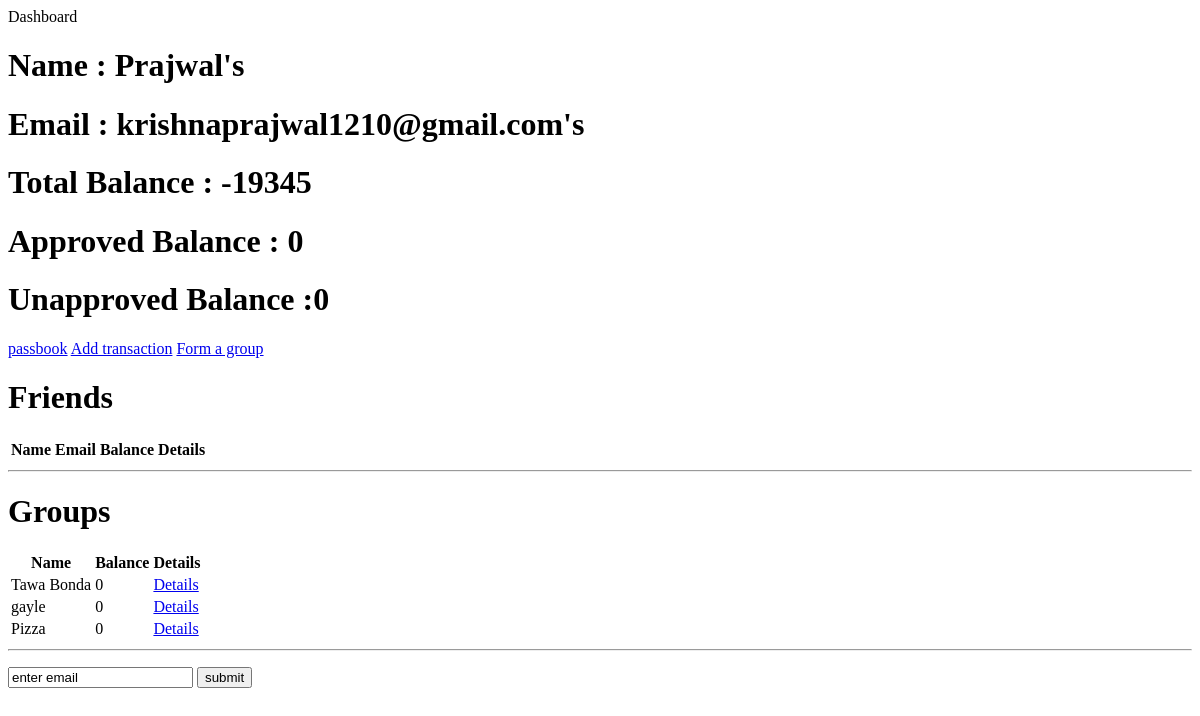
Before: /users/1 (signed in) with the older database file.
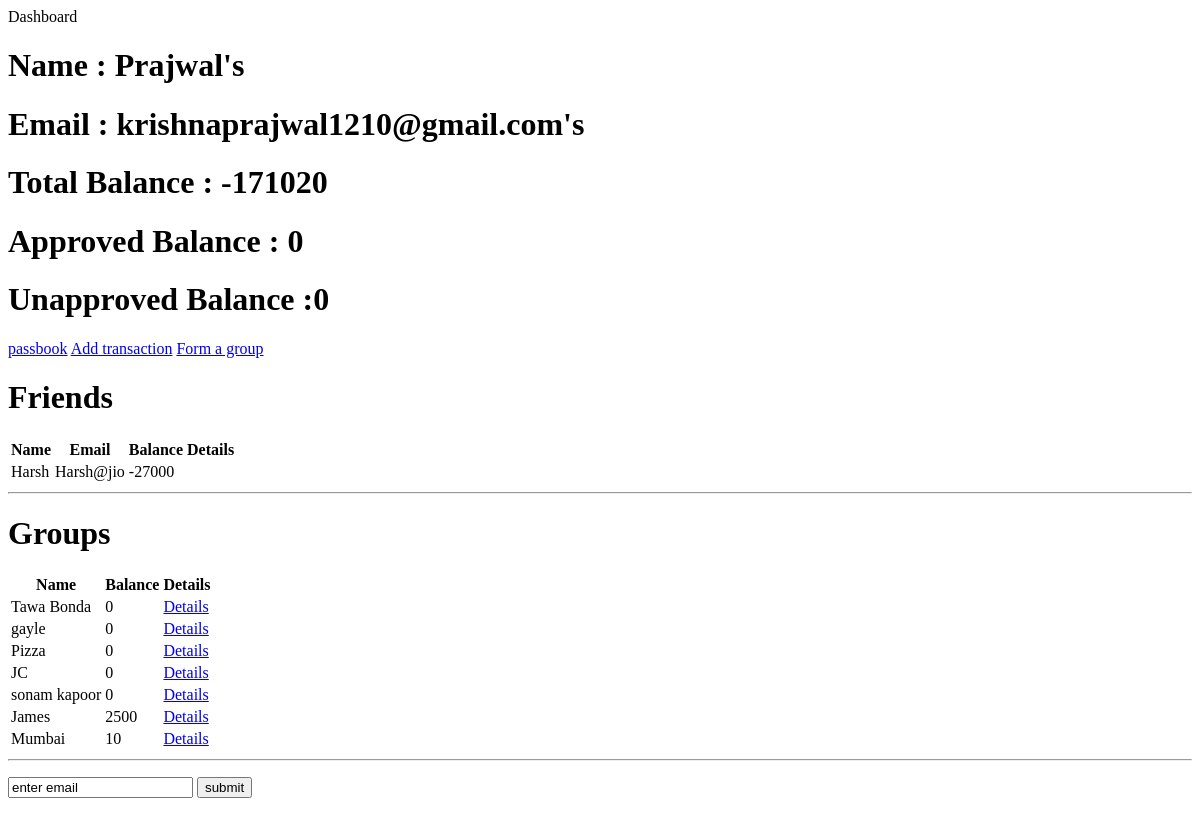
After: the same page with the newer database file.
### tables this page shows
CREATE TABLE USERS (
                  user_id integer primary key autoincrement,
                  name text not null,
                  email text not null unique,
                  password text not null,
                  total_balance integer default 0,
                  unapproved_balance integer default 0,
                  approved_balance integer default 0,
                  friends text default ",");

CREATE TABLE GROUPS(
             group_id integer primary key autoincrement,
             creator_id integer,
             name text not null
             );

CREATE TABLE MEMEBERSHIP(
             group_id integer not null,
             user_id integer not null,
             amount integer default 0,
             FOREIGN KEY(user_id)
                 REFERENCES USERS(user_id)
             FOREIGN KEY(group_id)
                 REFERENCES GROUPS(group_id)
             UNIQUE('group_id', 'user_id')
            );

### signature.py (the view)
@app.route('/users/<user_id>')
def renderHome(user_id):
    if session['user_id']== int(user_id):
        user = findUserByUser_Id(user_id)
        return render_template("user_home.html",name=user[1],email=user[2],
                               user_id=user[0],total_balance=user[4],
                               approved_balance=user[6],unapproved_balance=user[5],
                               friendList=findFriends(user_id),groupList=findAllGroupsForUser(user_id))
    else:
        return redirect('/signIn')

### signature_dbms.py (called while the page is built)
def create_connection(database):
    try:
        conn = sql.connect(database)
        return conn;
    except:
        print ("Cannot access database")

def findUserByUser_Id(id):
    query = None
    conn = create_connection("database.db")
    curr = conn.cursor()
    curr.execute("SELECT * FROM USERS WHERE user_id is '{}'".format(id))
    query = curr.fetchone()
    conn.close()
    return query

def findAllTransactionBetween(user_id,friend_id):
    query = []
    conn = create_connection("database.db")
    curr = conn.cursor()
    curr.execute(("SELECT * FROM TRANSACTIONS WHERE sender_id is '{0}' AND receiver_id is '{1}'".format(user_id,friend_id)))
    query = curr.fetchall()
    curr.execute(("SELECT * FROM TRANSACTIONS WHERE sender_id is '{0}' AND receiver_id is '{1}'".format(friend_id,user_id)))
    query2 = curr.fetchall()
    for i in query2:
        query.append(i)
    conn.close()
    return query

def findBalanceBetween(user_id,friend_id):
    transactions = findAllTransactionBetween(user_id,friend_id)
    balance = 0
    for i in transactions:
        if str(i[5]) == str(user_id):
            balance -= i[2]
        else:
            balance += i[2]
    return balance

def findFriends(user_id):
    user = findUserByUser_Id(user_id)
    friends = user[7].split(",")
    friendList = []
    for i in friends:
        if not i:
            continue
        friend = findUserByUser_Id(i)
        toAdd = [friend[1],friend[2],findBalanceBetween(user_id,i)]
        friendList.append(toAdd)
    return friendList

def findGroupById(group_id):
    conn = create_connection("database.db")
    curr = conn.cursor()
    curr.execute("SELECT * FROM GROUPS WHERE(group_id) IS '{}'".format(group_id))
    group = curr.fetchone()
    conn.close()
    return group

def findAllGroupsForUser(user_id):
    group_ids = []
    groups = []
    conn = create_connection("database.db")
    curr = conn.cursor()
    curr.execute("SELECT group_id,amount FROM MEMEBERSHIP WHERE(user_id) IS '{0}'".format(user_id))
    group_ids = curr.fetchall()
    for i in group_ids:
        group = findGroupById(i[0])
        groups.append([[group[2],i[1]],i[0]])
    conn.commit()
    conn.close()
    return groups

### templates/user_home.html
<head>Dashboard</head>
<body>
<h1>Name : {{name}}'s </h1>
<h1>Email : {{email}}'s</h1>
<h1>Total Balance : {{total_balance}}</h1>
<h1>Approved Balance : {{approved_balance}}</h1>
<h1>Unapproved Balance :{{unapproved_balance}}</h1>
<a href="/users/{{user_id}}/passbook">passbook</a>
<a href="/users/{{user_id}}/userAddTransaction">Add transaction</a>
<a href="/{{user_id}}/makeGroupForm">Form a group</a>
<h1>Friends</h1>
<table>
<tr>
    <th>Name</th>
    <th>Email</th>
    <th>Balance</th>
    <th>Details</th>
</tr>
{% for i in friendList %}
<tr>
    {% for j in i %}
        <td>{{j}}</td>
    {% endfor %}
</tr>
{% endfor %}
</table>
<hr />
<h1>Groups</h1>
<table>
<tr>
    <th>Name</th>
    <th>Balance</th>
    <th>Details</th>
</tr>
{% for i in groupList %}
<tr>
    {% for k in i%}
    {% if loop.index0==0 %}
        {% for j in k %}
            <td>{{j}}</td>
        {% endfor %}
    {% else %}
        <td><a href = "/group/{{k}}">Details</a></td>
    {% endif %}
    {% endfor %}
</tr>
{% endfor %}
</table>
<hr/>
<form action = "{{ url_for('addFriends',user_id = user_id) }}" method = "post">
    <p>
        <input type="text" name = "friend" value = "enter email"/>
        <input type = "submit" value = "submit" />
    </p>
</form>
</body>

Changed rows visible on the page:
changed USERS "Prajwal": total_balance "-19345" → "-171020"
added USERS: name "Harsh", email "Harsh@jio", i "-27000"
added GROUPS: name "JC", k "0"
added GROUPS: name "sonam kapoor", k "0"
added GROUPS: name "James"
added MEMEBERSHIP: amount "2500"
added GROUPS: name "Mumbai", k "10"
Other visible differences:
new list line: "Details"
